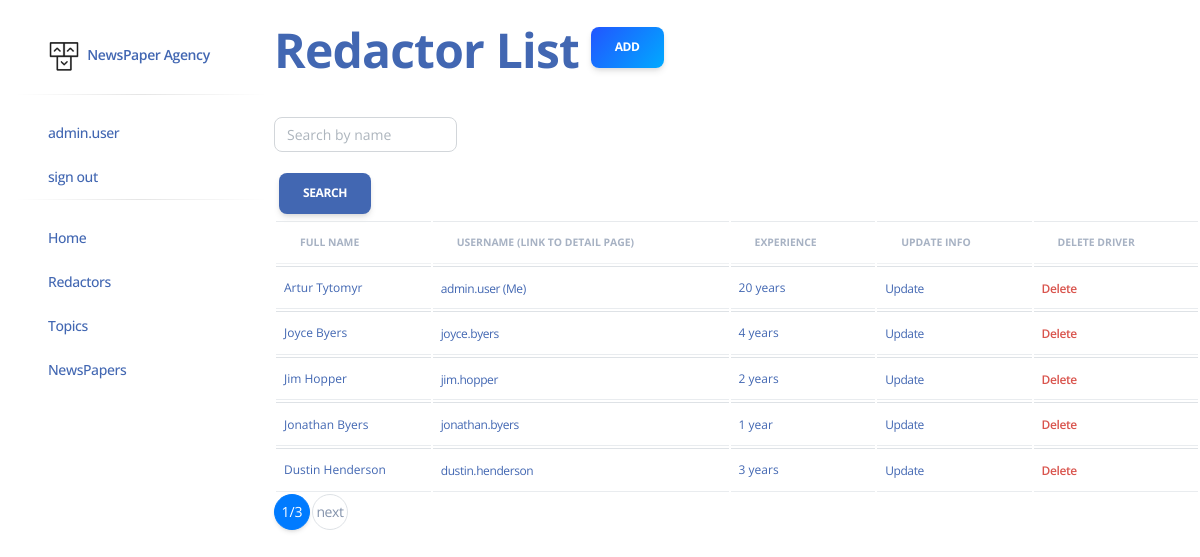
The app's page /redactors/ (signed in) with its own data.
### agency/models.py (models this page shows, shortened)
class Redactor(AbstractUser):
    years_of_experience = models.IntegerField()
    date_joined = models.DateTimeField(auto_now_add=True, blank=True)
    class Meta:
        verbose_name = "redactor"
        verbose_name_plural = "redactors"

### agency/views.py (the view)
class RedactorListView(LoginRequiredMixin, generic.ListView):
    model = Redactor
    context_object_name = "redactor_list"
    template_name = "agency/redactor_list.html"
    queryset = Redactor.objects.all()
    paginate_by = 5
    def get_context_data(self, *, object_list=None, **kwargs):
        context = super(RedactorListView, self).get_context_data(**kwargs)
        context["search_redactor"] = RedactorSearchForm()
        return context
    def get_queryset(self):
        queryset = Redactor.objects.all()
        first_name = self.request.GET.get("first_name")
        if first_name:
            return self.queryset.filter(first_name=first_name.capitalize())
        return queryset

### agency/forms.py
class RedactorSearchForm(forms.Form):
    first_name = forms.CharField(
        max_length=255,
        required=False,
        label="",
        widget=forms.TextInput(attrs={"placeholder": "Search by name"})
    )

### agency/templatetags/query_transform.py (called while the page is built)
@register.simple_tag
def query_transform(request, **kwargs):
    updated = request.GET.copy()
    for key, value in kwargs.items():
        if value is not None:
            updated[key] = value
        else:
            updated.pop(key, 0)
    return updated.urlencode()

### templates/agency/redactor_list.html
{% extends "base.html" %}
{% load crispy_forms_filters %}
{% block content %}
    <h1 style="color:#4267B2 ; margin-top: 20px">
      Redactor List
    <a style="background: linear-gradient(310deg, #00AAFF, #2255FF)" href="{% url 'agency:redactor-create' %}" class="btn btn-warning">
      Add
    </a>
    </h1>
    <form style="display: inline; margin: 5px" action="" method="get" class="form-inline">
    {{ search_redactor|crispy }}
      <input style="background: #4267B2; display: inline; margin: 5px" class="btn btn-secondary" type="submit" value="Search">
    </form>
    {% if redactor_list %}
    <table class="table align-items-center mb-0">
    <thead>
      <tr>
        <th class="text-uppercase text-secondary text-xxs font-weight-bolder opacity-7">Full name</th>
        <th class="text-uppercase text-secondary text-xxs font-weight-bolder opacity-7">Username  (link to detail page)</th>
        <th class="text-uppercase text-secondary text-xxs font-weight-bolder opacity-7">Experience</th>
        <th class="text-uppercase text-secondary text-xxs font-weight-bolder opacity-7">Update info</th>
        <th class="text-uppercase text-secondary text-xxs font-weight-bolder opacity-7">Delete driver</th>
      </tr>
    {% for redactor in redactor_list %}
      <tr>
        <td style="color: #4267B2" class="mb-0 text-xs">
          {{ redactor.first_name }}
          {{ redactor.last_name }}
        </td>
        <td><a style="color: #4267B2" class="text-xs  mb-0" href="{% url 'agency:redactor-detail' pk=redactor.pk %}">{{ redactor.username }} {% if user == redactor %} (Me){% endif %}</a></td>
        <td style="color: #4267B2" class="mb-0 text-xs" >{{ redactor.years_of_experience }} year{{ redactor.years_of_experience|pluralize }}</td>
        <td>
            <a style="color: #4267B2" class="text-xs  mb-0"  href="{% url 'agency:redactor-update' pk=redactor.id %}">
              Update
            </a>
        </td>
        <td>
            <a class="text-xs font-weight-bold mb-0" style="color: #D9544D"
              href="{% url 'agency:redactor-delete' pk=redactor.id %}">
              Delete
            </a>
        </td>
      </tr>
    {% endfor %}
    </thead>
    </table>
    {% endif %}
{% endblock %}

### templates/includes/sidebar.html (shortened to what this page needs)
{% load static %}
<aside class="sidenav navbar navbar-vertical navbar-expand-xs border-0 border-radius-xl my-3 fixed-start ms-3 " id="sidenav-main">
  <div class="sidenav-header">
    <a class="navbar-brand m-0" href="{% url 'admin:index' %}">
      <img src="{% static 'img/logo-ct-dark.png' %}" class="navbar-brand-img h-100" alt="main_logo">
      <span style="color: #4267B2" class="ms-1 font-weight-bold">NewsPaper Agency</span>
    </a>
  </div>
  <hr class="horizontal dark mt-0">
  <div class="collapse navbar-collapse  w-auto " id="sidenav-collapse-main">
    <div class="navbar-nav">
<ul class="sidebar-nav list-group" style="max-width: 10%">
       {% if  user.is_authenticated %}
          <li class="nav-item">
            <a style="color: #4267B2" class="nav-link" href="{% url "agency:redactor-detail" pk=user.id %}">{{ user.username }}</a>
          </li>
          <li class="nav-item"><a style="color: #4267B2"  class="nav-link" href="{% url 'logout' %}">sign out</a></li>
      {% endif %}
</ul>
<hr class="horizontal dark mt-0">
      <ul  class="sidebar-nav list-group" style="max-width: 10%">
      <li class="nav-item"><a style="color: #4267B2" class="nav-link" href="{% url 'agency:index' %}">Home</a></li>
      <li class="nav-item"><a style="color: #4267B2" class="nav-link" href="{% url 'agency:redactor-list' %}">Redactors</a></li>
      <li class="nav-item"><a style="color: #4267B2" class="nav-link" href="{% url 'agency:topic-list' %}">Topics</a></li>
      <li class="nav-item"><a style="color: #4267B2" class="nav-link" href="{% url 'agency:newspaper-list' %}">NewsPapers</a></li>
</ul>
    </div>
  </div>
</aside>

### static/css/dark-theme-core.css (style rules this page uses)
body { transition: background-color 200ms ease-in; }

### records on screen
Redactor: username "admin.user", first_name "Artur", last_name "Tytomyr", shows "(Me)", years_of_experience "20"
Redactor: first_name "Joyce", last_name "Byers", username "joyce.byers", years_of_experience "4"
Redactor: first_name "Jim", last_name "Hopper", username "jim.hopper", years_of_experience "2"
Redactor: first_name "Jonathan", last_name "Byers", username "jonathan.byers", years_of_experience "1"
Redactor: first_name "Dustin", last_name "Henderson", username "dustin.henderson", years_of_experience "3"

### other values on screen
{{ page_obj.number }} "1"
{{ paginator.num_pages }} "3"
